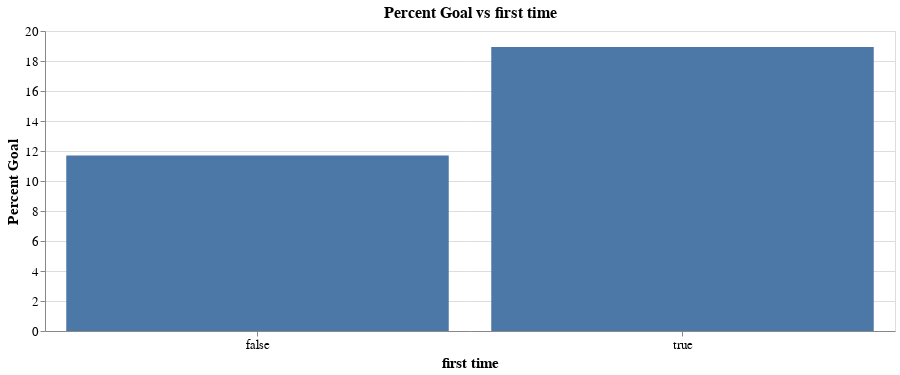

Notebook code for this chart:
### Markdown cell above
#### 2.3.3 Percent goals by first time

### Code cell
plot_percent_goal_vs_attr("first time", "bar")

### Figure 1 — Vega-Lite specification as saved in the notebook (floating-point values rounded to 4 significant figures)
{"$schema": "https://vega.github.io/schema/vega-lite/v3.4.0.json", "config": {"axis": {"labelFontSize": 13, "titleFontSize": 15}, "mark": {"tooltip": null}, "title": {"fontSize": 16}, "view": {"height": 300, "width": 400}}, "data": {"name": "data-4aee5faff7dc255360242e96362583a4"}, "datasets": {"data-4aee5faff7dc255360242e96362583a4": [{"Goal": 734, "No Goal": 5541, "Percent Goal": 11.7, "first time": false}, {"Goal": 516, "No Goal": 2209, "Percent Goal": 18.93, "first time": true}]}, "encoding": {"x": {"axis": {"labelAngle": 0, "title": "first time"}, "field": "first time", "type": "nominal"}, "y": {"axis": {"title": "Percent Goal"}, "field": "Percent Goal", "type": "quantitative"}}, "height": 300, "mark": "bar", "title": "Percent Goal vs first time", "width": 850}
